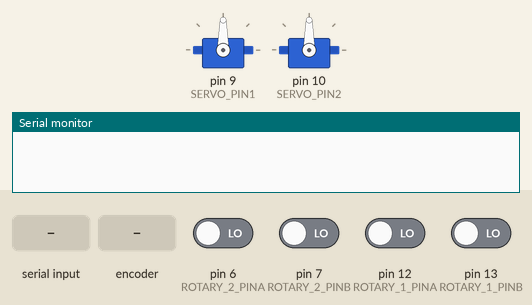
The sketch below on a simulated Arduino Uno, built with avr-gcc and run on an emulated ATmega328P. On the bench: 2 × servo, the last lines printed to the serial monitor. The inputs (shaded band) are chosen by the test bench; at power-on: pin 6 (ROTARY_2_PINA), pin 7 (ROTARY_2_PINB), pin 12 (ROTARY_1_PINA), pin 13 (ROTARY_1_PINB) LOW.

Above: at 1.2 s.
1.3 s: "A:\n" received over Serial
At 2.5 s:
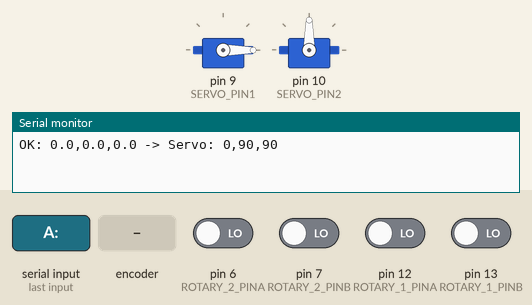
2.8 s: "A:,45\n" received over Serial
At 3.7 s:
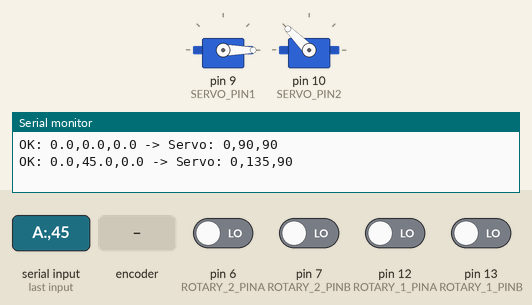
4.3 s: rotary encoder on pin 6 (ROTARY_2_PINA) / pin 13 (ROTARY_1_PINB) turned 3 steps (first pin leading)
At 4.67 s:
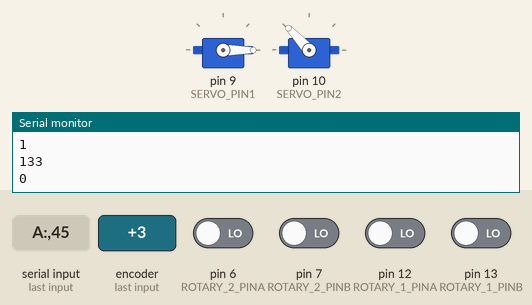
6.4 s: "A:90\n" received over Serial
At 7.6 s:
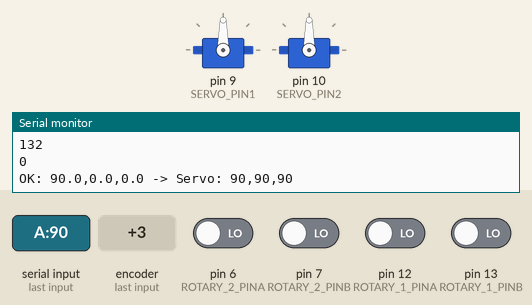
7.9 s: pin 12 (ROTARY_1_PINA) driven HIGH
At 8.7 s:
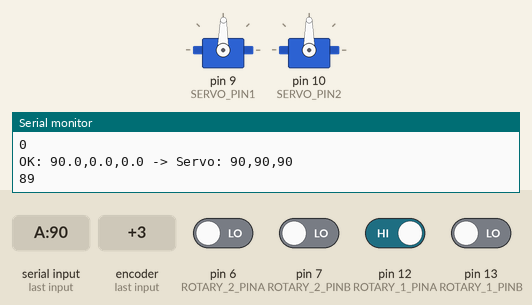
Timing chart, 0 to 10.4 s (numbered marks = the images above; inputs shaded):
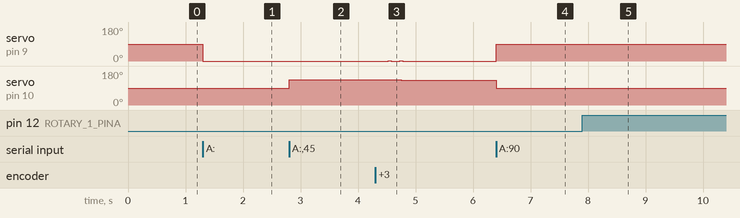

The sketch:

arduino.ino
```cpp
#include <Servo.h>
#include "PinChangeInterrupt.h"

#define SERVO_PIN1 9
#define SERVO_PIN2 10
#define SERVO_PIN3 11

#define ROTARY_1_PINA 12
#define ROTARY_1_PINB 13

#define ROTARY_2_PINA 6
#define ROTARY_2_PINB 7

Servo servo1;  // create servo object to control a servo
Servo servo2;
// twelve servo objects can be created on most boards

int pos1 = 90;    // variable to store the servo position
int pos2 = 90;
int pos3 = 90;

int rotary1_state = 0;
int rotary2_state = 0;
//0 for A.
//1 for AB
//2 for .B
//3 for ..

String inputBuffer = "";  // Buffer for incoming serial data
boolean stringComplete = false;  // Flag to indicate complete message


void setup() {
  servo1.attach(SERVO_PIN1, 500, 2500);  // attaches the servo on pin 9 to the servo object
  servo1.write(pos1);

  servo2.attach(SERVO_PIN2, 250, 2500);  // attaches the servo on pin 10 to the servo object
  servo2.write(pos2);

  pinMode(ROTARY_1_PINA, INPUT);
  pinMode(ROTARY_1_PINB, INPUT);
  attachPCINT(digitalPinToPCINT(ROTARY_1_PINA), ISR_ROTARY_1A, CHANGE);
  attachPCINT(digitalPinToPCINT(ROTARY_1_PINB), ISR_ROTARY_1B, CHANGE);

  pinMode(ROTARY_2_PINA, INPUT);
  pinMode(ROTARY_2_PINB, INPUT);
  attachPCINT(digitalPinToPCINT(ROTARY_2_PINA), ISR_ROTARY_2A, CHANGE);
  attachPCINT(digitalPinToPCINT(ROTARY_2_PINB), ISR_ROTARY_2B, CHANGE);

  Serial.begin(115200);  // Changed to match Python transmitter
  inputBuffer.reserve(200);  // Reserve space for input buffer
}

void ISR_ROTARY_1A(void)
{
  switch (rotary1_state){
  case 0:
    pos1 += 1;
    rotary1_state = 3;
    break;
  case 1:
    pos1 -= 1;
    rotary1_state = 2;
    break;
  case 2:
    rotary1_state = 1;
    break;
  case 3:
    rotary1_state = 0;
    break;
  }
  if (pos1 >= 180){
    pos1 = 180;
  }
  if (pos1 <= 0){
    pos1 = 0;
  }
  servo1.write(pos1);
  Serial.println(pos1);
}

void ISR_ROTARY_1B(void)
{
  switch (rotary1_state){
  case 0:
    pos1 -= 1;
    rotary1_state = 1;
    break;
  case 1:
    pos1 += 1;
    rotary1_state = 0;
    break;
  case 2:
    rotary1_state = 3;
    break;
  case 3:
    rotary1_state = 2;
    break;
  }
  if (pos1 >= 180){
    pos1 = 180;
  }
  if (pos1 <= 0){
    pos1 = 0;
  }
  servo1.write(pos1);
  Serial.println(pos1);
}

void ISR_ROTARY_2A(void)
{
  switch (rotary2_state){
  case 0:
    pos2 -= 1;
    rotary2_state = 3;
    break;
  case 1:
    pos2 += 1;
    rotary2_state = 2;
    break;
  case 2:
    rotary2_state = 1;
    break;
  case 3:
    rotary2_state = 0;
    break;
  }
  if (pos2 >= 180){
    pos2 = 180;
  }
  if (pos2 <= 0){
    pos2 = 0;
  }
  servo2.write(pos2);
  Serial.println(pos2);
}

void ISR_ROTARY_2B(void)
{
  switch (rotary2_state){
  case 0:
    pos2 += 1;
    rotary2_state = 1;
    break;
  case 1:
    pos2 -= 1;
    rotary2_state = 0;
    break;
  case 2:
    rotary2_state = 3;
    break;
  case 3:
    rotary2_state = 2;
    break;
  }
  if (pos2 >= 180){
    pos2 = 180;
  }
  if (pos2 <= 0){
    pos2 = 0;
  }
  servo2.write(pos2);
  Serial.println(pos2);
}

void loop() {
  // Read serial data directly in loop for reliability
  while (Serial.available() > 0) {
    char inChar = (char)Serial.read();

    if (inChar == '\n') {
      stringComplete = true;
      break;  // Process the command
    } else {
      inputBuffer += inChar;
    }
  }

  // Process received serial commands
  if (stringComplete) {
    processSerialCommand(inputBuffer);
    inputBuffer = "";
    stringComplete = false;
  }
}

// Note: Removed serialEvent() and moved serial reading to loop() for better reliability

void processSerialCommand(String command) {
  command.trim();  // Remove whitespace

  // Check if it's an angle command (format: "A:angle0,angle1,angle2")
  if (command.startsWith("A:")) {
    command.remove(0, 2);  // Remove "A:" prefix

    // Parse angles (can be negative for relative joints)
    float angles[3] = {90.0, 0.0, 0.0};  // Default values
    int angleIndex = 0;
    int startIndex = 0;

    for (int i = 0; i <= command.length(); i++) {
      if (i == command.length() || command.charAt(i) == ',') {
        if (angleIndex < 3) {
          String angleStr = command.substring(startIndex, i);
          angles[angleIndex] = angleStr.toFloat();
          angleIndex++;
        }
        startIndex = i + 1;
      }
    }

    // Map angles to servo range (0-180)
    // Joint 0: absolute angle, map directly
    pos1 = constrain((int)angles[0], 0, 180);

    // Joint 1: relative angle, map -90 to 90 -> 0 to 180
    // Map: -90° -> 0, 0° -> 90, +90° -> 180
    pos2 = constrain((int)(angles[1] + 90), 0, 180);

    // Joint 2: relative angle, same mapping
    pos3 = constrain((int)(angles[2] + 90), 0, 180);

    servo1.write(pos1);
    servo2.write(pos2);
    // servo3.write(pos3);  // Uncomment if you have a third servo

    // Send confirmation with original angles received
    Serial.print("OK: ");
    Serial.print(angles[0], 1);
    Serial.print(",");
    Serial.print(angles[1], 1);
    Serial.print(",");
    Serial.print(angles[2], 1);
    Serial.print(" -> Servo: ");
    Serial.print(pos1);
    Serial.print(",");
    Serial.print(pos2);
    Serial.print(",");
    Serial.println(pos3);
  }
}
```

Measured:
- after the input at 1.3 s, servo on pin 9 (SERVO_PIN1): 90° → 0° at once
- after the input at 2.8 s, servo on pin 10 (SERVO_PIN2): 90° → 135° at once
- after the input at 4.3 s, servo on pin 9 (SERVO_PIN1): alternates 1° for 0.05 s and 0° for 0.15 s, 4 changes in all, then stays 0°, starting after 0.23 s; servo on pin 10 (SERVO_PIN2): 135° → 134° after 0.05 s, → 133° 0.20 s later, → 132° 0.20 s later
- after the input at 6.4 s, servo on pin 9 (SERVO_PIN1): 0° → 90° at once; servo on pin 10 (SERVO_PIN2): 132° → 90° at once
- after the input at 7.9 s, servo on pin 9 (SERVO_PIN1): 90° → 89° at once
